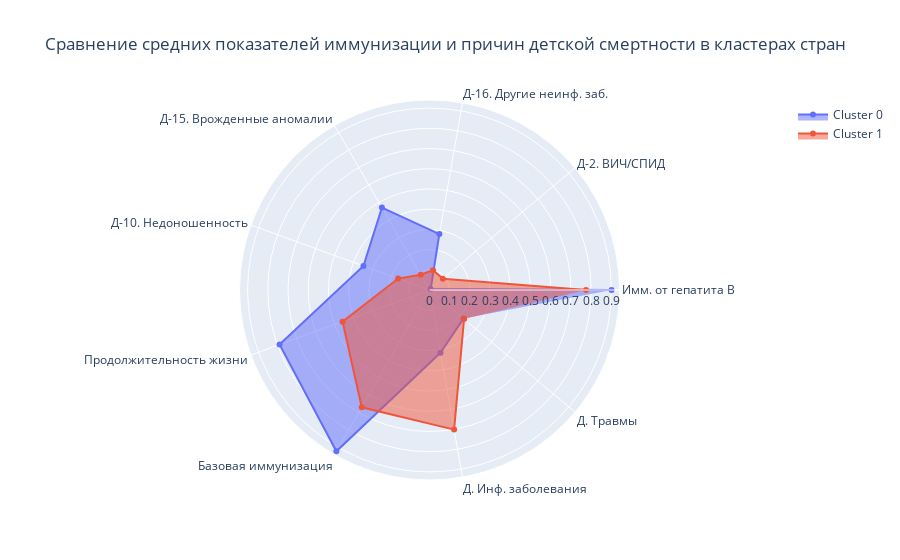

This figure's notebook cell:
### Code cell
# Для построения графика масштабируем данные
research_scaled_data = get_scaled_data(research_data)

# Для удобства просмотра графика временно переименуем поля на русский
rename_dict = get_temp_rename_dict(research_data)
rename_dict_custom = {
    F.LifeExpectancy.value: 'Продолжительность жизни',
    'ImmunizationMean': 'Базовая иммунизация',
    'ChildUnder5InfectionMortalityMean': 'Д. Инф. заболевания',
    'ChildUnder5InjuriesMortalityMean': 'Д. Травмы'
}
rename_dict = dict(list(rename_dict.items()) + list(rename_dict_custom.items()))

# Построим полярную диаграмму
display_clusters_profiles(    
    research_scaled_data.groupby(F.ClusterKMeans.value).agg('mean').rename(columns=rename_dict),
    file_name='clusters_profiles_05', 
    title='Сравнение средних показателей иммунизации и причин детской смертности в кластерах стран',
    should_display_table=False,
    is_custom_size=False,
)

### Figure 1 — Plotly figure (JSON) as saved in the notebook; plotly's stock layout.template omitted (floating-point values rounded to 4 significant figures)
{"data": [{"fill": "toself", "name": "Cluster 0", "r": [0.9007, 0.007395, 0.2814, 0.4708, 0.3479, 0.7895, 0.9215, 0.315, 0.2196], "theta": ["Имм. от гепатита В", "Д-2. ВИЧ/СПИД", "Д-16. Другие неинф. заб.", "Д-15. Врожденные аномалии", "Д-10. Недоношенность", "Продолжительность жизни", "Базовая иммунизация", "Д. Инф. заболевания", "Д. Травмы"], "type": "scatterpolar"}, {"fill": "toself", "name": "Cluster 1", "r": [0.7742, 0.08644, 0.09963, 0.08716, 0.1653, 0.4576, 0.6703, 0.7015, 0.2232], "theta": ["Имм. от гепатита В", "Д-2. ВИЧ/СПИД", "Д-16. Другие неинф. заб.", "Д-15. Врожденные аномалии", "Д-10. Недоношенность", "Продолжительность жизни", "Базовая иммунизация", "Д. Инф. заболевания", "Д. Травмы"], "type": "scatterpolar"}], "layout": {"showlegend": true, "title": {"text": "Сравнение средних показателей иммунизации и причин детской смертности в кластерах стран"}}}
